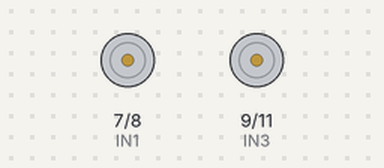
Recording of a sketch running on a simulated Arduino Uno, built with avr-gcc and run on an emulated ATmega328P. Parts: motor-driver pin pairs drawn as motors (green arrow = first pin HIGH = forward, orange = second pin HIGH = backward, longer = more drive, scaled by the enable pin).

Above: at 5.6 s.
At 11.7 s:
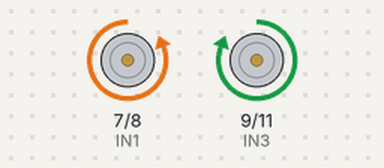
At 13.2 s:
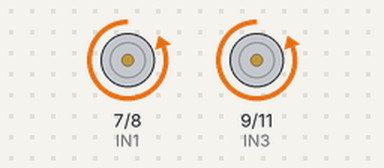
At 14.2 s:
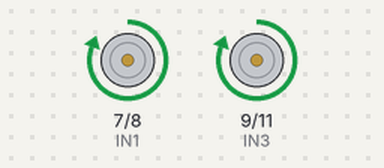
Timing chart, 0 to 17.5 s (numbered marks = the images above):
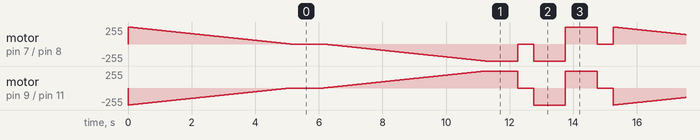

The sketch:

robotkit_basicskills.ino
```cpp
// The direction of the car's movement
// ENA  ENB   IN1   IN2   IN3   IN4     Description
// HIGH HIGH  HIGH  LOW   LOW   HIGH    Car is runing forward
// HIGH HIGH  LOW   HIGH  HIGH  LOW     Car is runing back
// HIGH HIGH  LOW   HIGH  LOW   HIGH    Car is turning left
// HIGH HIGH  HIGH  LOW   HIGH  LOW     Car is turning right
// HIGH HIGH  LOW   LOW   LOW   LOW     Car is stoped
// HIGH HIGH  HIGH  HIGH  HIGH  HIGH    Car is stopped
// LOW  LOW   N/A   N/A   N/A   N/A     Car is stopped (motors are disabled)

// CONNECTION BOARD - MAP MOTOR BOARD L298N TO ARDUINO IO PINs

#define ENA 5     // enable left-side motor and velocity control
#define ENB 6     // enable right-side motor and velocity control

// conrol of left-side motor BREAK = <(0,0), (1,1)>, FORWARD = (1,0), BACKWARD = (0,1)
#define IN1 7
#define IN2 8

// control of right-side motor BREAK = <(0,0), (1,1), FORWARD = (0,1), BACKWARD = (1,0)
#define IN3 9
#define IN4 11


// function starting right wheel moving forward
void start_right_wheel_forward() {

  digitalWrite(ENB, HIGH);  // enable right motor

  // start moving right wheel farward (0,1)
  digitalWrite(IN3, LOW);
  digitalWrite(IN4, HIGH);
  Serial.println("Start moving right wheel forward");
}

// function starting left wheel moving forward
void start_left_wheel_forward() {

  digitalWrite(ENA, HIGH);  // enable left motor

  // start moving left wheel forward (1,0)
  digitalWrite(IN1, HIGH);
  digitalWrite(IN2, LOW);
  Serial.println("Start moving left wheel forward");
}

// function starting left wheel moving backward
void start_left_wheel_backward() {

  digitalWrite(ENA, HIGH);  // enable left motor

  // start moving left wheel backward (0,1)
  digitalWrite(IN1, LOW);
  digitalWrite(IN2, HIGH);
  Serial.println("Start moving left wheel backward");
}

// function starting right wheel moving backward
void start_right_wheel_backward() {

  digitalWrite(ENB, HIGH);  // enable right motor

  // start moving right wheel backward (1,0)
  digitalWrite(IN3, HIGH);
  digitalWrite(IN4, LOW);
  Serial.println("Start moving right wheel backward");
}

// function stopping right wheel moving
void stop_right_wheel() {

  digitalWrite(ENB, HIGH);  // enable right motor

  digitalWrite(IN3, LOW);
  digitalWrite(IN4, LOW);
  Serial.println("Stop moving right wheel");
}

// function stopping left wheel moving
void stop_left_wheel() {

  digitalWrite(ENA, HIGH);  // enable left motor

  digitalWrite(IN1, LOW);
  digitalWrite(IN2, LOW);
  Serial.println("Stop moving left wheel");
}

// test contrl of right wheel
void test_right_wheel() {

  // start moving right wheel forward
  start_right_wheel_forward();
  // wait a bit (1 second)
  delay(1000);

  // sto moving
  stop_right_wheel();
  // wait a bit (0.5 seconds)
  delay(500);

  // start moving right wheel backward
  start_right_wheel_backward();
  delay(1000);

  // stop moving
  stop_right_wheel();
  delay(500);
}

// test contrl of left wheel
void test_left_wheel() {


  // start moving rleft wheel forward
  start_left_wheel_forward();
  // wait a bit (1 second)
  delay(1000);

  // sto moving
  stop_left_wheel();
  // wait a bit (0.5 seconds)
  delay(500);

  // start moving left wheel backward
  start_left_wheel_backward();
  delay(1000);

  // stop moving
  stop_left_wheel();
  delay(500);
}


// function starting moving the robot forward
void go_forward() {

  start_left_wheel_forward();
  start_right_wheel_forward();
  Serial.println("Start moving forward");
}

// function starting moving the robot backward
void go_backward() {

  start_left_wheel_backward();
  start_right_wheel_backward();
  Serial.println("Start moving backward");
}

// function turning the robot left
void turn_left() {

  start_left_wheel_backward();
  start_right_wheel_forward();
  Serial.println("Start turning left");
}

// function turning the robot right
void turn_right() {

  start_left_wheel_forward();
  start_right_wheel_backward();
  Serial.println("Start turning right");
}

// function stopping wheel from moving
void halt() {

  stop_left_wheel();
  stop_right_wheel();
  Serial.println("Stop moving wheels");
}


// function for increasing robot speed to the max
void increase_speed() {

  Serial.println("Accelerate speed");
  for (int i = 0; i <= 255; i++) {

    analogWrite(ENA, i);
    analogWrite(ENB, i);
    delay(20);
  }

}

// function for decreasing robot speed to stop
void decrease_speed() {

  Serial.println("Decrease speed");
  for (int i = 255; i >= 0; i--) {

    analogWrite(ENA, i);
    analogWrite(ENB, i);
    delay(20);
  }

}

// setup code goes here
void setup() {

  // set IO pin mode for right wheel
  pinMode(IN3, OUTPUT);
  pinMode(IN4, OUTPUT);
  pinMode(ENB, OUTPUT);

  // set IO pin mode for left wheel
  pinMode(IN1, OUTPUT);
  pinMode(IN2, OUTPUT);
  pinMode(ENA, OUTPUT);

}

// main loop
void loop() {

  go_forward();

  decrease_speed();

  delay(1000);

  go_backward();

  increase_speed();

  delay(1000);

  halt();

  delay(500);


  turn_left();

  delay(1000);

  turn_right();

  delay(1000);


  halt();


  delay(500);

}
```
